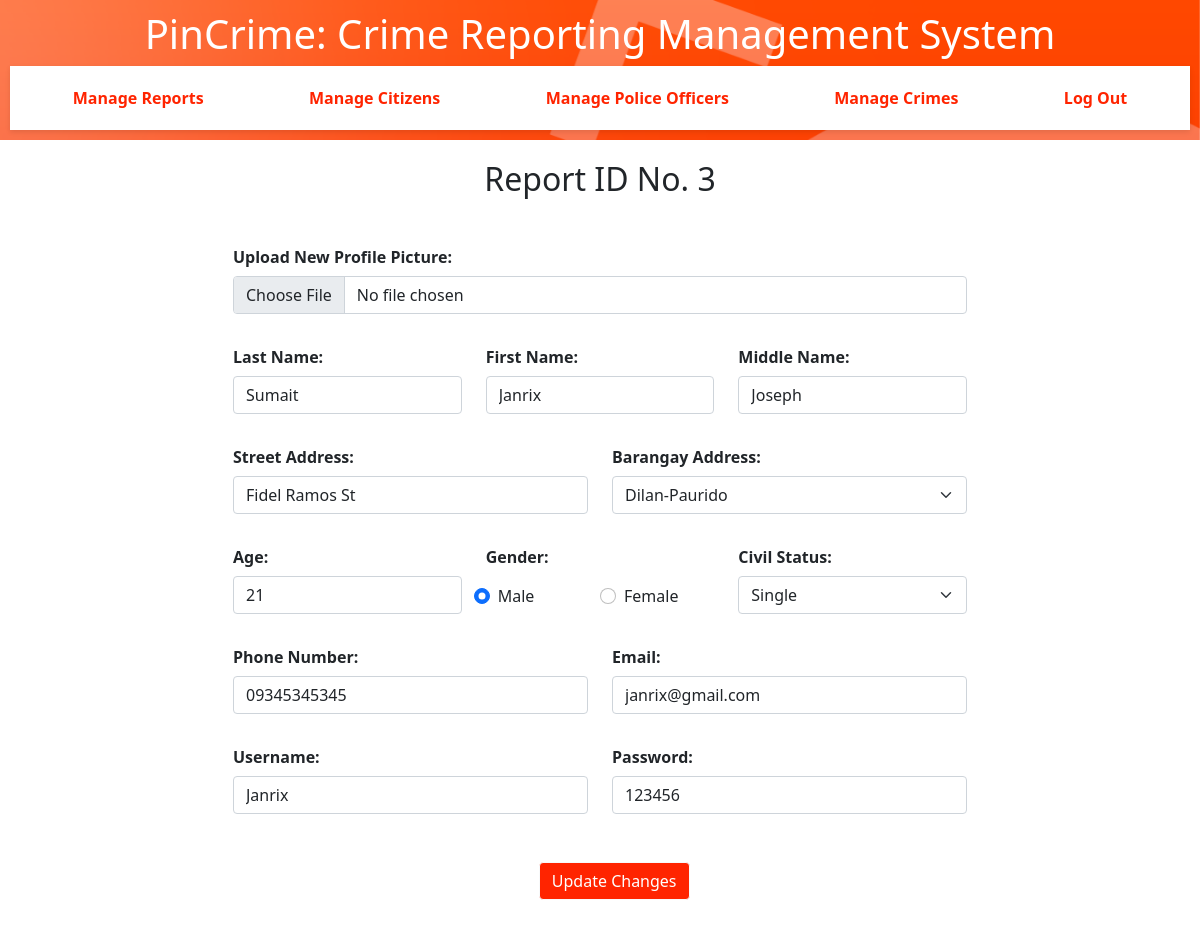
Page /admin_citizen_update.php?citizenID=3 (signed in) on the committed database.
### tables this page shows
CREATE TABLE `citizens` (
  `citizenID` int(11) NOT NULL,
  `pic` varchar(100) DEFAULT NULL,
  `lname` varchar(20) NOT NULL,
  `fname` varchar(20) NOT NULL,
  `mname` varchar(20) DEFAULT NULL,
  `street_add` varchar(50) DEFAULT NULL,
  `barangay_add` varchar(50) NOT NULL,
  `age` int(11) NOT NULL,
  `gender` varchar(6) NOT NULL,
  `civilstat` varchar(8) NOT NULL,
  `phone` varchar(11) NOT NULL,
  `email` varchar(40) NOT NULL,
  `username` varchar(20) NOT NULL,
  `password` varchar(10) NOT NULL,
  `ban` varchar(5) NOT NULL
);

### admin_citizen_update.php (the view, shortened to what this page needs)
<?php
    if (isset($_SESSION['email']) && isset($_SESSION['username']) && isset($_SESSION['password'])) {
        require "conn.php";
?>
<!DOCTYPE html>
<html lang="en">
<head>
    <link rel="stylesheet" type="text/css" href="admin.css">
    <link href="https://cdn.jsdelivr.net/npm/bootstrap@5.0.2/dist/css/bootstrap.min.css" rel="stylesheet">
    <link rel="stylesheet" href="https://cdn.datatables.net/1.10.25/css/jquery.dataTables.min.css">
</head>
<body>
    <?php
    require "admin_header.php";
        if (isset($_GET['citizenID'])) {
            $id = $_GET['citizenID'];
            $result = $conn->query("SELECT * from citizens WHERE citizenID = $id");
            $row = $result->fetch_assoc();
        }
    ?>
    <div class="container-md mt-1 p-2">
        <div class="text-center py-2"><h2>Report ID No. <?php echo $id; ?></h2></div>
            <form method="post" enctype="multipart/form-data" action="<?php echo $_SERVER["PHP_SELF"]; ?>">
                <div class="row justify-content-center mt-4">
                <label class="col col-form-label fw-bold" for="profile">Upload New Profile Picture: </label>
                </div>
                <div class="row justify-content-center mb-4">
                <div class="col">
                    <input class="form-control" type="file" name="profile" id="profile">
                </div>
                </div>
                <div class="row justify-content-center">
                    <label class="col-4 col-form-label fw-bold" for="newLName">Last Name: </label>
                    <label class="col-4 col-form-label fw-bold" for="newFName">First Name: </label>
                    <label class="col-4 col-form-label fw-bold" for="newMName">Middle Name: </label>
                </div>
                <div class="row justify-content-center mb-4">
                    <div class="col-4"><input class="form-control" type="text" name="newLName" value="<?php echo $row['lname']; ?>"></div>
                    <div class="col-4"><input class="form-control" type="text" name="newFName" value="<?php echo $row['fname']; ?>"></div>
                    <div class="col-4"><input class="form-control" type="text" name="newMName" value="<?php echo $row['mname']; ?>"></div>
                </div>
                <div class="row justify-content-center">
                    <label class="col-6 col-form-label fw-bold" for="newStreet">Street Address: </label>
                    <label class="col-6 col-form-label fw-bold" for="newBarangay">Barangay Address: </label>
                </div>
                <div class="row justify-content-center mb-4">
                    <div class="col-6"><input class="form-control" type="text" name="newStreet" value="<?php echo $row['street_add']; ?>"></div>
                    <div class="col-6">
                        <select class="form-select" name="newBarangay" id="newBarangay">
                            <option value="Dilan-Paurido" <?php echo ($row['barangay_add'] == 'Dilan-Paurido') ? 'selected' : ''; ?>>Dilan-Paurido</option>
                        </select>
                    </div>
                </div>
                <div class="row justify-content-center">
                    <label class="col-4 col-form-label fw-bold" for="newAge">Age: </label>
                    <label class="col-4 col-form-label fw-bold" for="newGender">Gender: </label>
                    <label class="col-4 col-form-label fw-bold" for="newCivil">Civil Status: </label>
                </div>
                <div class="row justify-content-center mb-4">
                    <div class="col-4"><input class="form-control" type="number" name="newAge" value="<?php echo $row['age']; ?>"></div>
                    <div class="col-sm-2 form-check pt-2">
                        <input class="form-check-input" type="radio" id="male" name="newGender" value="Male" <?php if ($row['gender'] === 'Male') echo 'checked'; ?>>
                        <label class="form-check-label" for="male">Male</label>
                    </div>
                    <div class="col-sm-2 form-check pt-2">
                        <input class="form-check-input" type="radio" id="female" name="newGender" value="Female" <?php if ($row['gender'] === 'Female') echo 'checked'; ?>>
                        <label class="form-check-label" for="female">Female</label>
                    </div>
                    <div class="col-4">
                        <select class="form-select" name="newCivil" id="newCivil">
                            <option value="Single" <?php echo ($row['civilstat'] == 'Single') ? 'selected' : ''; ?>>Single</option>
                        </select>
                    </div>
                </div>
                <div class="row justify-content-center">
                    <label class="col-6 col-form-label fw-bold" for="newPhone">Phone Number: </label>
                    <label class="col-6 col-form-label fw-bold" for="newEmail">Email: </label>
                </div>
                <div class="row justify-content-center mb-4">
                    <div class="col-6"><input class="form-control" type="number" name="newPhone" value="<?php echo $row['phone']; ?>"></div>
                    <div class="col-6"><input class="form-control" type="email" name="newEmail" value="<?php echo $row['email']; ?>"></div>
                </div>
                <div class="row justify-content-center">
                    <label class="col-6 col-form-label fw-bold" for="newUName">Username: </label>
                    <label class="col-6 col-form-label fw-bold" for="newPass">Password: </label>
                </div>
                <div class="row justify-content-center mb-4">
                    <div class="col-6"><input class="form-control" type="text" name="newUName" value="<?php echo $row['username']; ?>"></div>
                    <div class="col-6"><input class="form-control" type="text" name="newPass" value="<?php echo $row['password']; ?>"></div>
                </div>
                    <div class="d-grid col-2 mx-auto my-2">
                        <input type="submit" class="btn btn-light my-4" name="edit" value="Update Changes" style="background-color: #FF2400; color: white;">
                    </div>
            </form>
        </div>
</body>
</html>
<?php
} else {
    header("Location:invalid.php");
}
?>

### admin_citizen_update.php (style rules this page uses)
.container-md { background-color: white; max-width: 750px; border-radius: 10px; }

### rows in the picture
citizens: newLName "Sumait", newFName "Janrix", newMName "Joseph", newStreet "Fidel Ramos St", newBarangay "Dilan-Paurido", newAge "21", gender "☑ Male", gender "☐ Female", newCivil "Single", newPhone "09345345345", newEmail "janrix@gmail.com", newUName "Janrix", newPass "123456"

### other values in the picture
$id "3"
